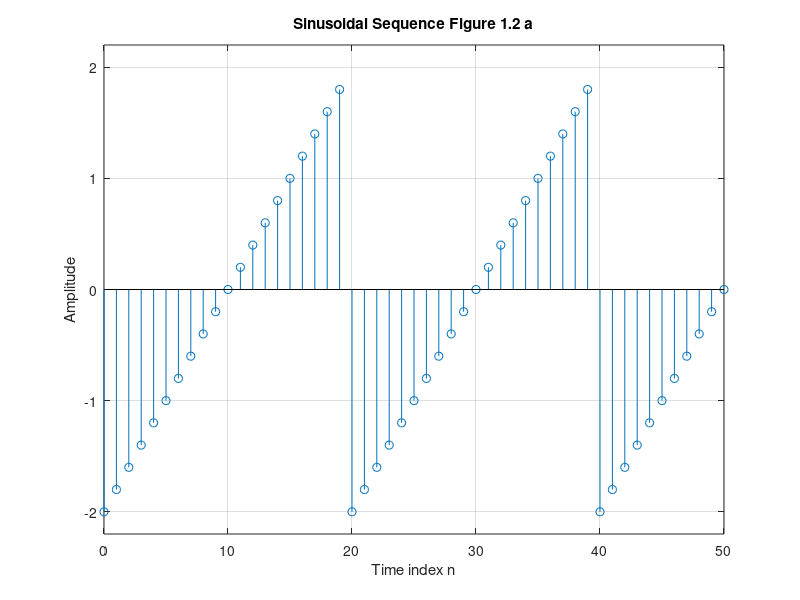

Reproduce this figure in MATLAB.
% Program P1_41_Figure_1.2a
% Generation of a sinusoidal sequence
n = 0:50;   
f = 0.05;            
phase = 0;          
A = 2;   
arg = 2*pi*f*n - phase; 
x = A*sawtooth(arg);
clf;            % Clear old graph
stem(n,x);      % Plot the generated sequence
axis([0 50 -2.2 2.2]);
grid; 
title('Sinusoidal Sequence Figure 1.2 a');
xlabel('Time index n');
ylabel('Amplitude');
axis;
